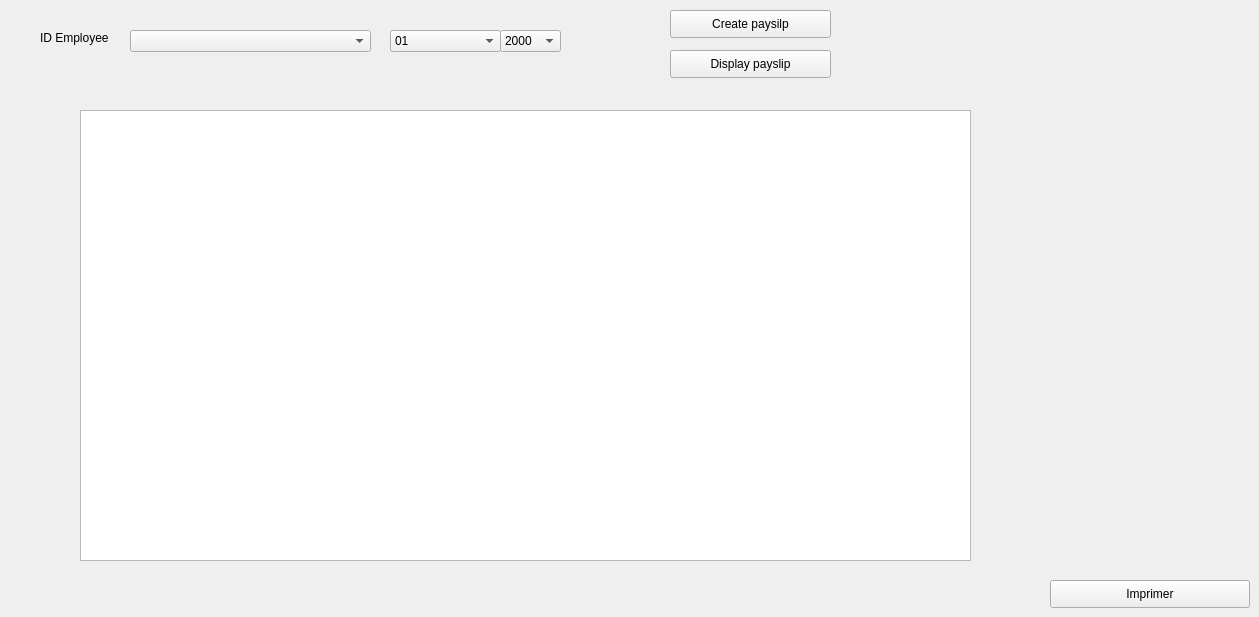
     <widget class="QWidget" name="tab_22">
      <attribute name="title">
       <string>Create a Payslip</string>
      </attribute>
      <widget class="QLabel" name="label_53">
       <property name="geometry">
        <rect>
         <x>40</x>
         <y>30</y>
         <width>121</width>
         <height>16</height>
        </rect>
       </property>
       <property name="text">
        <string>ID Employee</string>
       </property>
      </widget>
      <widget class="QPushButton" name="PBpayslip">
       <property name="geometry">
        <rect>
         <x>670</x>
         <y>10</y>
         <width>161</width>
         <height>28</height>
        </rect>
       </property>
       <property name="text">
        <string>Create paysilp</string>
       </property>
      </widget>
      <widget class="QPushButton" name="pushButton_26">
       <property name="geometry">
        <rect>
         <x>1050</x>
         <y>580</y>
         <width>200</width>
         <height>28</height>
        </rect>
       </property>
       <property name="text">
        <string>Imprimer</string>
       </property>
      </widget>
      <widget class="QComboBox" name="cb_id_pay_emp">
       <property name="geometry">
        <rect>
         <x>130</x>
         <y>30</y>
         <width>241</width>
         <height>22</height>
        </rect>
       </property>
      </widget>
      <widget class="QComboBox" name="CBaddmounth_2">
       <property name="geometry">
        <rect>
         <x>390</x>
         <y>30</y>
         <width>111</width>
         <height>22</height>
        </rect>
       </property>
       <item>
        <property name="text">
         <string>01</string>
        </property>
       </item>
       <item>
        <property name="text">
         <string>02</string>
        </property>
       </item>
       <item>
        <property name="text">
         <string>03</string>
        </property>
       </item>
       <item>
        <property name="text">
         <string>04</string>
        </property>
       </item>
       <item>
        <property name="text">
         <string>05</string>
        </property>
       </item>
       <item>
        <property name="text">
         <string>06</string>
        </property>
       </item>
       <item>
        <property name="text">
         <string>07</string>
        </property>
       </item>
       <item>
        <property name="text">
         <string>08</string>
        </property>
       </item>
       <item>
        <property name="text">
         <string>09</string>
        </property>
       </item>
       <item>
        <property name="text">
         <string>10</string>
        </property>
       </item>
       <item>
        <property name="text">
         <string>11</string>
        </property>
       </item>
       <item>
        <property name="text">
         <string>12</string>
        </property>
       </item>
      </widget>
      <widget class="QComboBox" name="CBaddyear_2">
       <property name="geometry">
        <rect>
         <x>500</x>
         <y>30</y>
         <width>61</width>
         <height>22</height>
        </rect>
       </property>
       <item>
        <property name="text">
         <string>2000</string>
        </property>
       </item>
       <item>
        <property name="text">
         <string>2001</string>
        </property>
       </item>
       <item>
        <property name="text">
         <string>2002</string>
        </property>
       </item>
       <item>
        <property name="text">
         <string>2003</string>
        </property>
       </item>
       <item>
        <property name="text">
         <string>2004</string>
        </property>
       </item>
       <item>
        <property name="text">
         <string>2005</string>
        </property>
       </item>
       <item>
        <property name="text">
         <string>2006</string>
        </property>
       </item>
       <item>
        <property name="text">
         <string>2007</string>
        </property>
       </item>
       <item>
        <property name="text">
         <string>2008</string>
        </property>
       </item>
       <item>
        <property name="text">
         <string>2009</string>
        </property>
       </item>
       <item>
        <property name="text">
         <string>2010</string>
        </property>
       </item>
       <item>
        <property name="text">
         <string>2011</string>
        </property>
       </item>
       <item>
        <property name="text">
         <string>2012</string>
        </property>
       </item>
       <item>
        <property name="text">
         <string>2013</string>
        </property>
       </item>
       <item>
        <property name="text">
         <string>2014</string>
        </property>
       </item>
       <item>
        <property name="text">
         <string>2015</string>
        </property>
       </item>
       <item>
        <property name="text">
         <string>2016</string>
        </property>
       </item>
       <item>
        <property name="text">
         <string>2017</string>
        </property>
       </item>
       <item>
        <property name="text">
         <string>2018</string>
        </property>
       </item>
       <item>
        <property name="text">
         <string>2019</string>
        </property>
       </item>
       <item>
        <property name="text">
         <string>2020</string>
        </property>
       </item>
       <item>
        <property name="text">
         <string>2021</string>
        </property>
       </item>
       <item>
        <property name="text">
         <string>2022</string>
        </property>
       </item>
       <item>
        <property name="text">
         <string>2023</string>
        </property>
       </item>
      </widget>
      <widget class="QPushButton" name="pbdisplaypay">
       <property name="geometry">
        <rect>
         <x>670</x>
         <y>50</y>
         <width>161</width>
         <height>28</height>
        </rect>
       </property>
       <property name="text">
        <string>Display payslip</string>
       </property>
      </widget>
      <widget class="QListView" name="LVpayslip">
       <property name="geometry">
        <rect>
         <x>80</x>
         <y>110</y>
         <width>891</width>
         <height>451</height>
        </rect>
       </property>
      </widget>
     </widget>
